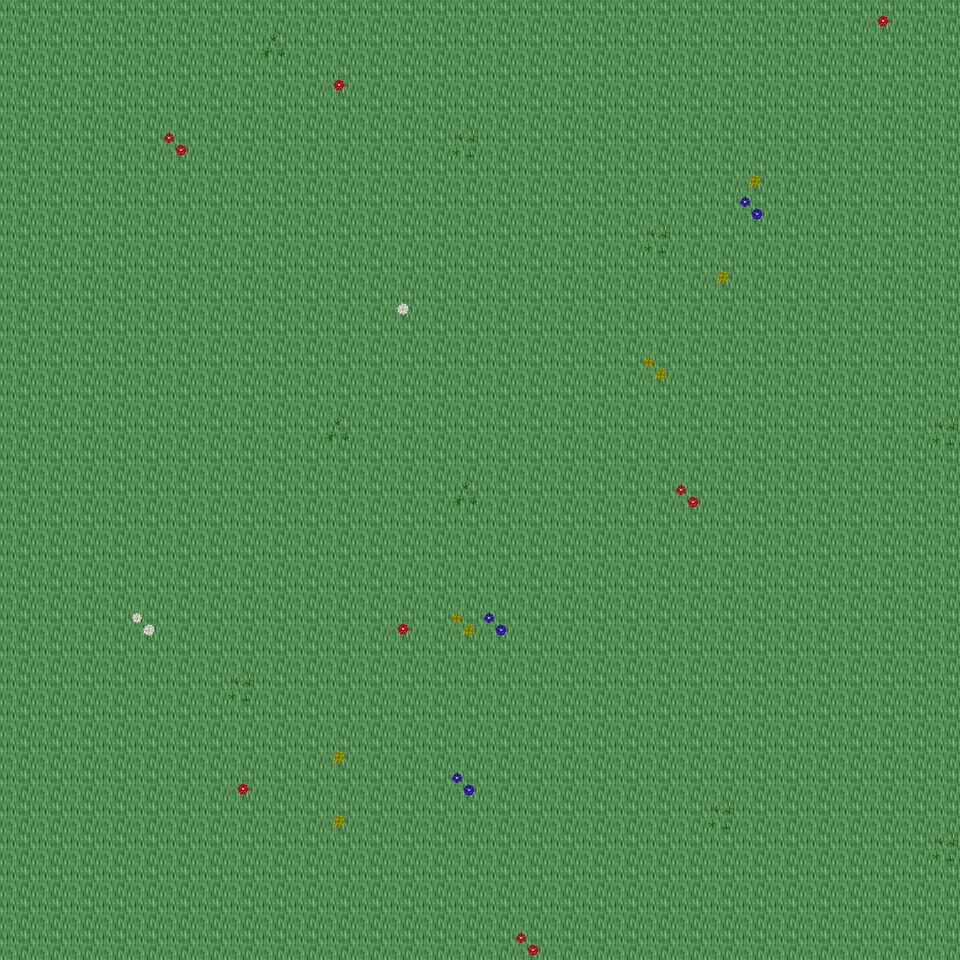

Rendered tile map (Tiled .tmx) drawn with the repository's tilesets; below, a short description and the map source with its tile grids summarised:
An orthogonal 30x30 tile map with 32x32 px tiles, 6 tile layers (Ground, Object, Object2, Above, ...), 28 tilesets and 3 objects (3x mapExit).

<map version="1.0" orientation="orthogonal" renderorder="right-down" width="30" height="30" tilewidth="32" tileheight="32" nextobjectid="4">
  <tileset firstgid="1" name="tileset_ground_ground" tilewidth="32" tileheight="32" tilecount="33" columns="3">
    <image source="../drawable/tileset_ground_ground.png" width="96" height="352" />
  </tileset>
  <tileset firstgid="34" name="tileset_ground_water_pool" tilewidth="32" tileheight="32" tilecount="72" columns="3">
    <image source="../drawable/tileset_ground_water_pool.png" width="96" height="768" />
  </tileset>
  <tileset firstgid="106" name="tileset_plant_flower_daisy_red" tilewidth="32" tileheight="32" tilecount="8" columns="2">
    <image source="../drawable/tileset_plant_flower_daisy_red.png" width="64" height="128" />
  </tileset>
  <tileset firstgid="114" name="tileset_plant_flower_daisy_white" tilewidth="32" tileheight="32" tilecount="8" columns="2">
    <image source="../drawable/tileset_plant_flower_daisy_white.png" width="64" height="128" />
  </tileset>
  <tileset firstgid="122" name="tileset_plant_flower_daisy_yellow" tilewidth="32" tileheight="32" tilecount="8" columns="2">
    <image source="../drawable/tileset_plant_flower_daisy_yellow.png" width="64" height="128" />
  </tileset>
  <tileset firstgid="130" name="tileset_plant_flower_daisy_blue" tilewidth="32" tileheight="32" tilecount="8" columns="2">
    <image source="../drawable/tileset_plant_flower_daisy_blue.png" width="64" height="128" />
  </tileset>
  <tileset firstgid="138" name="tileset_plant_grasses" tilewidth="32" tileheight="32" tilecount="6" columns="3">
    <image source="../drawable/tileset_plant_grasses.png" width="96" height="64" />
  </tileset>
  <tileset firstgid="144" name="tileset_plant_tree_tree_darkgreen" tilewidth="32" tileheight="32" tilecount="88" columns="8">
    <image source="../drawable/tileset_plant_tree_tree_darkgreen.png" width="256" height="352" />
  </tileset>
  <tileset firstgid="232" name="tileset_ground_grass_edges" tilewidth="32" tileheight="32" tilecount="36" columns="12">
    <image source="../drawable/tileset_ground_grass_edges.png" width="384" height="96" />
  </tileset>
  <tileset firstgid="268" name="tileset_ground_grass_corners" tilewidth="32" tileheight="32" tilecount="24" columns="6">
    <image source="../drawable/tileset_ground_grass_corners.png" width="192" height="128" />
  </tileset>
  <tileset firstgid="292" name="tileset_furniture_table_long_side_on_pale" tilewidth="32" tileheight="32" tilecount="3" columns="3">
    <image source="../drawable/tileset_furniture_table_long_side_on_pale.png" width="96" height="32" />
  </tileset>
  <tileset firstgid="295" name="tileset_plant_stump_stump_brown" tilewidth="32" tileheight="32" tilecount="4" columns="2">
    <image source="../drawable/tileset_plant_stump_stump_brown.png" width="64" height="64" />
  </tileset>
  <tileset firstgid="299" name="tileset_item_sign_large" tilewidth="32" tileheight="32" tilecount="15" columns="5">
    <image source="../drawable/tileset_item_sign_large.png" width="160" height="96" />
  </tileset>
  <tileset firstgid="314" name="tileset_plant_stump_small_stump" tilewidth="32" tileheight="32" tilecount="4" columns="2">
    <image source="../drawable/tileset_plant_stump_small_stump.png" width="64" height="64" />
  </tileset>
  <tileset firstgid="318" name="tileset_building_wall_bricked_edges" tilewidth="32" tileheight="32" tilecount="25" columns="5">
    <image source="../drawable/tileset_building_wall_bricked_edges.png" width="160" height="160" />
  </tileset>
  <tileset firstgid="343" name="tileset_logic_creature_orc" tilewidth="32" tileheight="32" tilecount="6" columns="6">
    <image source="../drawable/tileset_logic_creature_orc.png" width="192" height="32" />
  </tileset>
  <tileset firstgid="349" name="tileset_logic_creature_animal" tilewidth="32" tileheight="32" tilecount="32" columns="8">
    <image source="../drawable/tileset_logic_creature_animal.png" width="256" height="128" />
  </tileset>
  <tileset firstgid="381" name="tileset_logic_item_resources" tilewidth="32" tileheight="32" tilecount="6" columns="6">
    <image source="../drawable/tileset_logic_item_resources.png" width="192" height="32" />
  </tileset>
  <tileset firstgid="387" name="tileset_logic_creature_golem" tilewidth="32" tileheight="32" tilecount="4" columns="4">
    <image source="../drawable/tileset_logic_creature_golem.png" width="128" height="32" />
  </tileset>
  <tileset firstgid="391" name="tileset_logic_collision" tilewidth="32" tileheight="32" tilecount="1" columns="1">
    <image source="../drawable/tileset_logic_collision.png" width="32" height="32" />
  </tileset>
  <tileset firstgid="392" name="tileset_object_boat" tilewidth="32" tileheight="32" tilecount="42" columns="6">
    <image source="../drawable/tileset_object_boat.png" width="192" height="224" />
  </tileset>
  <tileset firstgid="434" name="tileset_furniture_table_long_front_on_pale" tilewidth="32" tileheight="32" tilecount="3" columns="1">
    <image source="../drawable/tileset_furniture_table_long_front_on_pale.png" width="32" height="96" />
  </tileset>
  <tileset firstgid="437" name="tileset_ground_green_paving" tilewidth="32" tileheight="32" tilecount="18" columns="3">
    <image source="../drawable/tileset_ground_green_paving.png" width="96" height="192" />
  </tileset>
  <tileset firstgid="455" name="tileset_logic_protection" tilewidth="32" tileheight="32" tilecount="2" columns="2">
    <image source="../drawable/tileset_logic_protection.png" width="64" height="32" />
  </tileset>
  <tileset firstgid="457" name="tileset_furniture_bed_double_peach" tilewidth="32" tileheight="32" tilecount="8" columns="2">
    <image source="../drawable/tileset_furniture_bed_double_peach.png" width="64" height="128" />
  </tileset>
  <tileset firstgid="465" name="tileset_furniture_bed_double_red" tilewidth="32" tileheight="32" tilecount="8" columns="2">
    <image source="../drawable/tileset_furniture_bed_double_red.png" width="64" height="128" />
  </tileset>
  <tileset firstgid="473" name="tileset_logic_creature_undead_skeleton" tilewidth="32" tileheight="32" tilecount="6" columns="6">
    <image source="../drawable/tileset_logic_creature_undead_skeleton.png" width="192" height="32" />
  </tileset>
  <tileset firstgid="479" name="tileset_logic_creature_undead_specter" tilewidth="32" tileheight="32" tilecount="6" columns="6">
    <image source="../drawable/tileset_logic_creature_undead_specter.png" width="192" height="32" />
  </tileset>
  <layer name="Ground" width="30" height="30">
    <data>[900 cells, 900 non-empty, 1 distinct tile ids]</data>
  </layer>
  <layer name="Object" width="30" height="30">
    <data>[900 cells, 27 non-empty, 9 distinct tile ids]</data>
  </layer>
  <layer name="Object2" width="30" height="30">
    <data>[900 cells, 0 non-empty, 0 distinct tile ids]</data>
  </layer>
  <layer name="Above" width="30" height="30">
    <data>[900 cells, 0 non-empty, 0 distinct tile ids]</data>
  </layer>
  <layer name="Above2" width="30" height="30">
    <data>[900 cells, 0 non-empty, 0 distinct tile ids]</data>
  </layer>
  <layer name="Walkable" width="30" height="30">
    <data>[900 cells, 0 non-empty, 0 distinct tile ids]</data>
  </layer>
  <objectgroup name="MapEvents">
    <object id="1" name="north" type="mapExit" x="0" y="0" width="960" height="32">
      <properties>
        <property name="map" value="level_0_x204_y77" />
        <property name="x" value="0" />
        <property name="y" value="28" />
      </properties>
    </object>
    <object id="2" name="south" type="mapExit" x="0" y="928" width="960" height="32">
      <properties>
        <property name="map" value="level_0_x204_y79" />
        <property name="x" value="0" />
        <property name="y" value="1" />
      </properties>
    </object>
    </objectgroup>
</map>
<!-- 1 of 3 objects omitted -->
